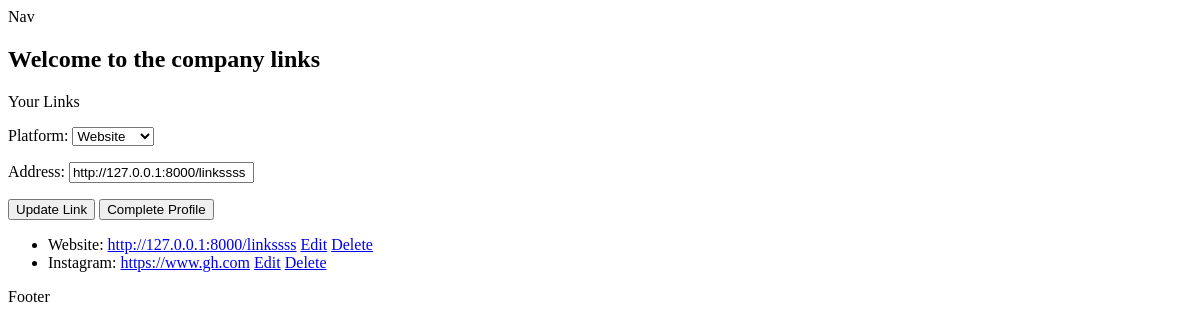
The page /links/?edit=6 (signed in) on the database its author committed.
### app_main/models/links.py (models this page shows, shortened)
class Links(models.Model):
    PLATFORM_CHOICES = [
        ("website", "Website"),
        ("linkedin", "LinkedIn"),
        ("x", "X"),
        ("instagram", "Instagram"),
        ("facebook", "Facebook"),
        ("github", "Github"),
    ]
    user = models.ForeignKey(User, on_delete=models.CASCADE, related_name="links")
    platform = models.CharField(max_length=50, choices=PLATFORM_CHOICES)
    address = models.URLField()
    created_at = models.DateTimeField(auto_now_add=True)

### app_main/views/links_view.py (the view, shortened to what this page needs)
# urls.py: path("links/", links_index, name="links_index"),
@login_required
def links_index(request):
    links = request.user.links.all()  # fetch all links for this user
    link_id = request.GET.get('edit')
    link_instance = None
    if link_id:
        link_instance = get_object_or_404(links, id=link_id)
    form = LinksForm(instance=link_instance)
    return render(request, 'links/index.html', {
        'links_form': form,
        'links': links,
        'editing': link_id
    })

### app_main/forms/links_form.py (shortened to what this page needs)
class LinksForm(forms.ModelForm):
    class Meta:
        model = Links
        fields = ['platform', 'address']
        widgets = {
            'platform': forms.Select(attrs={
                'class': 'form-control'
            }),
            'address': forms.URLInput(attrs={
                'placeholder': 'https://example.com/your-profile',
                'class': 'form-control'
            }),
        }

### app_main/templates/links/index.html (shortened to what this page needs)
{% extends "layout.html" %} {% block content %}
<h2>Welcome to the company links</h2>
<div class="card mt-3">
  <p>Your Links</p>
  <form method="POST">
    {{ links_form.as_p }}
    <button type="submit" name="action" value="add" novalidate>
      {% if editing %}Update Link{% else %}Add Link{% endif %}
    </button>
    <button type="submit" name="complete_profile">
      Complete Profile
    </button>
  </form>
  {% if links %}
    <ul class="list-group mt-3">
      {% for link in links %}
        <li class="list-group-item d-flex justify-content-between align-items-center">
          {{ link.platform|capfirst }}:
          <a href="{{ link.address }}" target="_blank">{{ link.address }}</a>
          <span>
            <a href="?edit={{ link.id }}" class="btn btn-sm btn-primary">Edit</a>
            <a href="{% url 'app_main:delete_link' link.id %}"
               class="btn btn-sm btn-danger"
               onclick="return confirm('Are you sure you want to delete this link?');">
               Delete
            </a>
          </span>
        </li>
      {% endfor %}
    </ul>
  {% else %}
    <p>No links added yet.</p>
  {% endif %}
</div>
{% endblock %}

### rows shown on the page
Links: platform "Website", address "http://127.0.0.1:8000/linkssss"
Links: platform "Instagram", address "https://www.gh.com"
